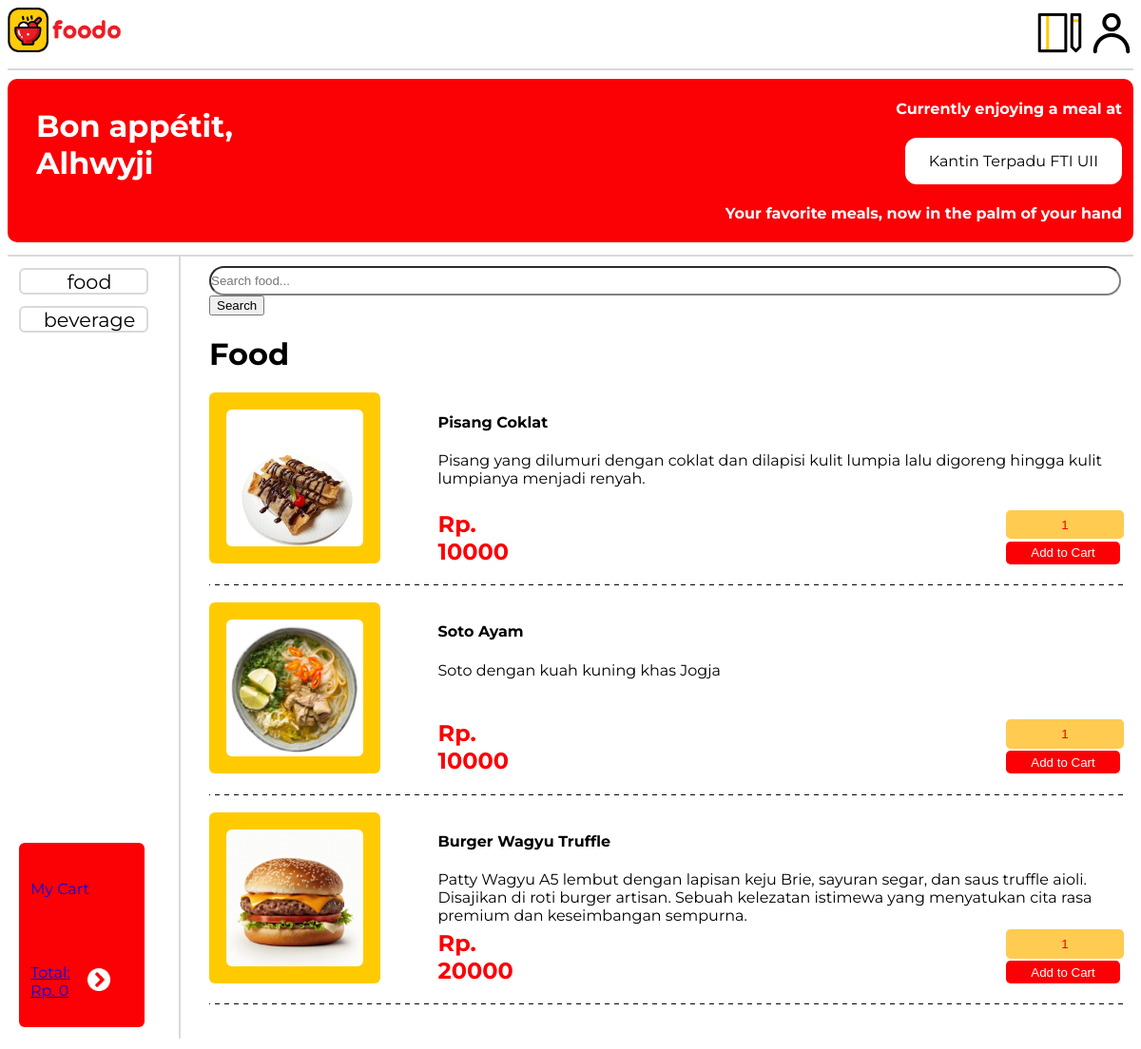
Screenshot of /dashboard.php (signed in) with the database file from the repository.
### tables this page shows
CREATE TABLE `Customers` (
  `CustomerID` int(11) NOT NULL,
  `FirstName` varchar(255) DEFAULT NULL,
  `LastName` varchar(255) DEFAULT NULL,
  `Email` varchar(255) DEFAULT NULL,
  `NomorTelepon` varchar(20) DEFAULT NULL,
  `PasswordHash` varchar(255) DEFAULT NULL,
  `Salt` varchar(255) DEFAULT NULL
);

CREATE TABLE `Menu` (
  `MenuID` int(11) NOT NULL,
  `NamaMenu` varchar(255) DEFAULT NULL,
  `Harga` int(11) DEFAULT NULL,
  `Deskripsi` text,
  `Ketersediaan` varchar(3) DEFAULT NULL,
  `Gambar` varchar(255) DEFAULT NULL,
  `Kategori` enum('Food','Beverage') NOT NULL DEFAULT 'Food'
);

### dashboard.php (the view, shortened to what this page needs)
<?php
include 'koneksi.php';
function calculateTotalCart()
{
    $total = 0;
    return $total;
}
$userID = $_SESSION['user_id'];
$result = mysqli_query($mysqli, "SELECT FirstName FROM Customers WHERE CustomerID = $userID");
if ($result) {
    $userData = mysqli_fetch_assoc($result);
    $fname = $userData['FirstName'];
} else {
    $fname = "Guest";
}
if (isset($_POST['search'])) {
    $searchTerm = mysqli_real_escape_string($mysqli, $_POST['search']);
    $menuResult = mysqli_query($mysqli, "SELECT * FROM Menu WHERE NamaMenu LIKE '%$searchTerm%'");
} else {
    $menuResult = mysqli_query($mysqli, "SELECT * FROM Menu");
}
?>
<!DOCTYPE html>
<html lang="en">
<head>
    <link rel="stylesheet" href="style/dashboard.css">
</head>
<body>
    <div class="container">
        <div class="item header">
            <div class="logo">
                <a href="dashboard.php"><img src="assets/logosidered.png" alt="logo"></a>
            </div>
            <div class="top-button">
                <a href="#"><img src="assets/order.png"></a>
                <a href="profile.php"><img src="assets/user.png"></a>
            </div>
        </div>
        <div class="item subheader">
            <div class="subheaderbox">
                <div class="lsubheader">
                    <h1>Bon appétit,</h1>
                    <h1 class="fname">
                        <?php echo $fname; ?>
                    </h1>
                </div>
                <div class="rsubheader">
                    <h4>Currently enjoying a meal at</h4>
                    <h4 class="kantinfti">Kantin Terpadu FTI UII</h4>
                    <h4>Your favorite meals, now in the palm of your hand</h4>
                </div>
            </div>
        </div>
        <div class="navbar">
            <div class="top">
                <a class="food" href="#food">food</a>
                <a class="beverage" href="beverage">beverage</a>
            </div>
            <div class="bot">
                <a class="mycart" href="mycart.php">
                    <p>My Cart</p>
                </a>
                <a class="totalcart" href="mycart.php">
                    Total: Rp. <?= number_format(calculateTotalCart(), 0, ',', '.'); ?>
                </a>
                <div class="arrow"><a href="mycart.php"><img src="assets/arrow.png"></div></a>
            </div>
        </div>
        <div class="main">
            <div class="search">
                <form action="" method="post">
                    <input class="searchbar" type="text" name="search" placeholder="Search food...">
                    <input type="submit" class="search-button" value="Search">
                </form>
            </div>
            <h1 class="food">Food</h1>
            <?php while ($row = mysqli_fetch_assoc($menuResult)) : ?>
                <form action="cart.php" method="post">
                    <div class="foodcontainer">
                        <div class="menuimg">
                            <div class="menubackground">
                                <img src="<?= $row['Gambar']; ?>">
                            </div>
                        </div>
                        <div class="menutitle">
                            <h4><?= $row['NamaMenu']; ?></h4>
                        </div>
                        <div class="menudesc">
                            <?= $row['Deskripsi']; ?>
                        </div>
                        <div class="price">
                            <div class="menuprice">Rp. <?= $row['Harga']; ?></div>
                            <div class="input-group">
                                <input type="text" name="quantity" class="quantity" value="1" id="myNumber"/>
                                <input type="submit" class="form-control input-number" value="Add to Cart" id="addtocart"/>
                            </div>
                        </div>
                    </div>
                </form>
            <?php endwhile; ?>
        </div>
        <div class="footer"></div>
    </div>
</body>
</html>

### style/dashboard.css (style rules this page uses)
body { font-family: 'Montserrat', sans-serif; }
.container { width: 100%; display: grid; grid-template-columns: 1fr auto; grid-template-rows: repeat(5 1fr); grid-template-areas: 'header header' 'subheader subheader' 'nav main' 'nav main' 'nav main'; width: 100%; height: 100vh; }
.header { grid-area: header; display: flex; justify-content: space-between; background-color: #ffffff; border-bottom: 0.2vw solid #d9d9d9; padding: 0 0 0.5vw 0; margin: 0; }
.header .logo { width: 10vw; }
.header .top-button { display: flex; flex-direction: row; align-items: center; width: max-content; height: auto; }
.header .top-button a { padding-left: 0.5vw; justify-content: space-around; align-items: stretch; }
.header img { max-width: 100%; height: auto; }
.subheader { grid-area: subheader; border-bottom: 0.2vw solid #D9D9D9; margin-top: 0.8vw; padding-bottom: 0.8vw; }
.subheaderbox { display: flex; justify-content: space-between; color: white; background-color: #fb0004; border-radius: 10px; }
.rsubheader { text-align: right; padding-right: 1vw; }
.kantinfti { width: fit-content; padding: 15px 25px 15px 25px; margin-left: auto; font-family: 'Montserrat', sans-serif; font-weight: 400; color: black; border-radius: 12px; background-color: white; }
.lsubheader { padding: 30px 30px; }
.lsubheader h1 { margin: 0; }
.navbar { grid-area: nav; display: grid; grid-template-columns: 1fr; grid-template-rows: 3fr 1fr; grid-template-areas: 'navbar-top' 'navbar-bot'; border-right: 2px solid #D9D9D9; width: 15vw; height: 100%; }
.navbar .top { grid-area: navbar-top; display: flex; flex-direction: column; grid-template-rows: 1fr 1fr; margin-top: 1vw; padding: 0; font-size: 1em; }
.navbar .top .food { justify-content: flex-start; }
.navbar .top a { color: black; background-color: #fff; text-decoration: none; text-align: center; font-size: 1.3em; border: 2px solid #D9D9D9; border-radius: 0.5vw; height: 2vw; padding-left: 1vw; margin: 0 2vw 1vw 1vw; border-radius: 0.5vw; max-width: 10vw; }
.navbar .bot { grid-area: navbar-bot; display: grid; grid-template-columns: 1fr 1fr; grid-template-rows: 1fr 1fr; grid-template-areas: 'mycartarea mycartarea' 'totalcart arrowarea'; background-color: #FB0004; color: #ffffff; text-align: left; align-items: center; padding-left: 1vw; margin: 0 2vw 1vw 1vw; border-radius: 0.5vw; max-width: 10vw; }
.navbar .bot .mycart { grid-area: mycartarea; text-decoration: none; }
.totalcart { grid-area: totalcart; align-items: center; }
.arrow { grid-area: arrowarea; width: 2vw; align-items: center; }
.arrow img { max-width: 100%; }
.main { grid-area: main; margin: 10px 10px 10px 30px; overflow: visible; overflow: hidden; overflow: scroll; overflow: auto; }
.searchbar { width: 100%; border-radius: 8vw; padding: 0.5vw 0vw 0.5vw 0vw; border-color: grey; }
.search { margin-right: 7px; }
.foodcontainer { background-image: linear-gradient(to right, #000 50%, transparent 50%); background-size: 10px 1px; background-repeat: repeat-x; background-position: bottom; width: 100%; display: grid; grid-template-columns: 1fr 3fr; grid-template-rows: 1fr 1fr 1fr; grid-template-areas: 'menuimg menutitle' 'menuimg menudesc' 'menuimg menuprice' 'menuimg buttons'; padding-bottom: 1.5vw; margin-bottom: 1.5vw; height: fit-content; max-width: 100%; }
.menuimg { grid-area: menuimg; width: 15vw; height: 15vw; display: flex; justify-content: center; align-items: center; position: relative; }
.menuimg img { display: block; margin: auto; width: 80%; height: 80%; align-items: center; object-fit: cover; border-radius: 6px; }
.menubackground { display: flex; width: 100%; height: 100%; border-radius: 6px; background-color: #FFCB00; }
.menutitle { grid-area: menutitle; }
.menudesc { grid-area: menudesc; font-size: 1em; }
.price { grid-area: menuprice; display: flex; flex-direction: row; }
.menuprice { color: #FB0004; font-size: 1.5em; font-weight: bold; padding-right: 40vw; }
.input-group { display: grid; align-content:right; grid-area: menuprice; }
#myNumber { color: #FB0004; background-color: #FFCB50; border-color: transparent; text-align: center; width: 10vw; padding: 0.2vw 0vw 0.2vw 0vw; border-radius: 0.4vw; }
#addtocart { margin-top: 0.2vw; color: #ffffff; background-color: #FB0004; border-color: transparent; width: 10vw; text-align: center; border-radius: 0.4vw; max-height: 2vw; font-weight: 500; }

### rows the page displays
customers: FirstName "Alhwyji"
menu: Gambar (picture), NamaMenu "Pisang Coklat", Deskripsi "Pisang yang dilumuri dengan coklat dan dilapisi kulit lumpia lalu digoreng hingga kulit lumpianya menjadi renyah.", Harga "10000"
menu: Gambar (picture), NamaMenu "Soto Ayam", Deskripsi "Soto dengan kuah kuning khas Jogja", Harga "10000"
menu: Gambar (picture), NamaMenu "Burger Wagyu Truffle", Deskripsi "Patty Wagyu A5 lembut dengan lapisan keju Brie, sayuran segar, dan saus truffle aioli. Disajikan di roti burger artisan. Sebuah kelezatan istimewa yang menyatukan cita rasa premium dan keseimbangan sempurna.", Harga "20000"

### other values shown
calculateTotalCart() "0"
